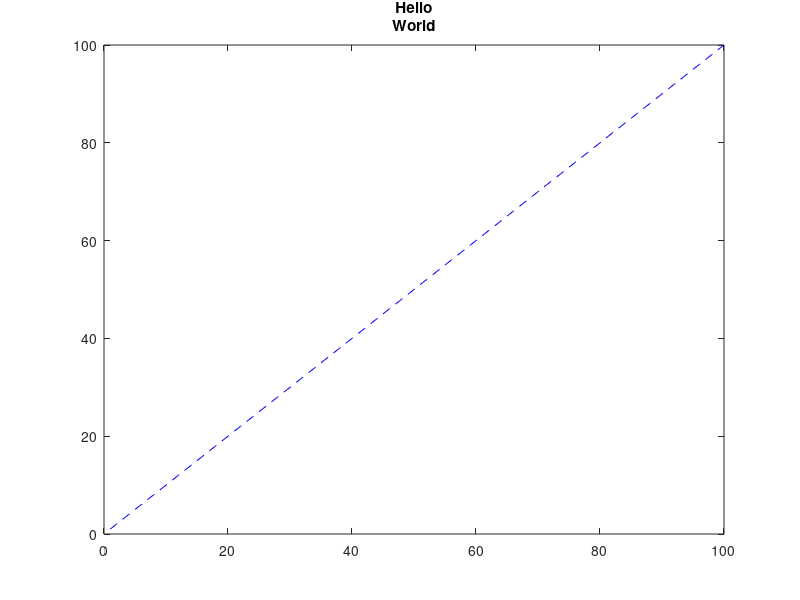

Here is the MATLAB script that generated this plot:
%% One Line
%
% Plot five lines; there should be 5 XData and YData
function [passed, msg] = test()
    f = figure;
    ax = axes(f);
    plot(ax, 1:100, 1:100, 'b--');
    title(ax, {'Hello', 'World'});
    try
        P = Plot(ax);
    catch e
        passed = false;
        msg = sprintf('Expected success; got %s - "%s"', e.identifier, ...
            e.message);
        return;
    end
    if numel(P.XData) ~= 1
        passed = false;
        msg = sprintf('Expected 1 data; got %d', numel(P.XData));
        return;
    elseif ~strcmp(P.Title, {'Hello'; 'World'})
        passed = false;
        msg = sprintf('Expected {''Hello'', ''World''} title; got {''%s''}', ...
            strjoin(P.Title, ''', '''));
        return;
    else
        passed = true;
        msg = 'Successfully created plot';
        return;
    end
end